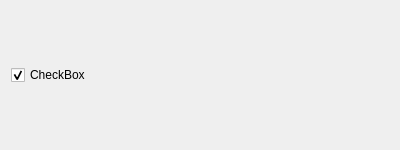
<?xml version="1.0" encoding="UTF-8"?>
<ui version="4.0">
 <class>VideoProvider</class>
 <widget class="QWidget" name="VideoProvider">
  <property name="geometry">
   <rect>
    <x>0</x>
    <y>0</y>
    <width>400</width>
    <height>150</height>
   </rect>
  </property>
  <property name="windowTitle">
   <string>Form</string>
  </property>
  <layout class="QHBoxLayout" name="horizontalLayout">
   <item>
    <widget class="QCheckBox" name="chk_enabled">
     <property name="text">
      <string>CheckBox</string>
     </property>
     <property name="checked">
      <bool>true</bool>
     </property>
    </widget>
   </item>
  </layout>
 </widget>
 <resources/>
 <connections/>
</ui>
